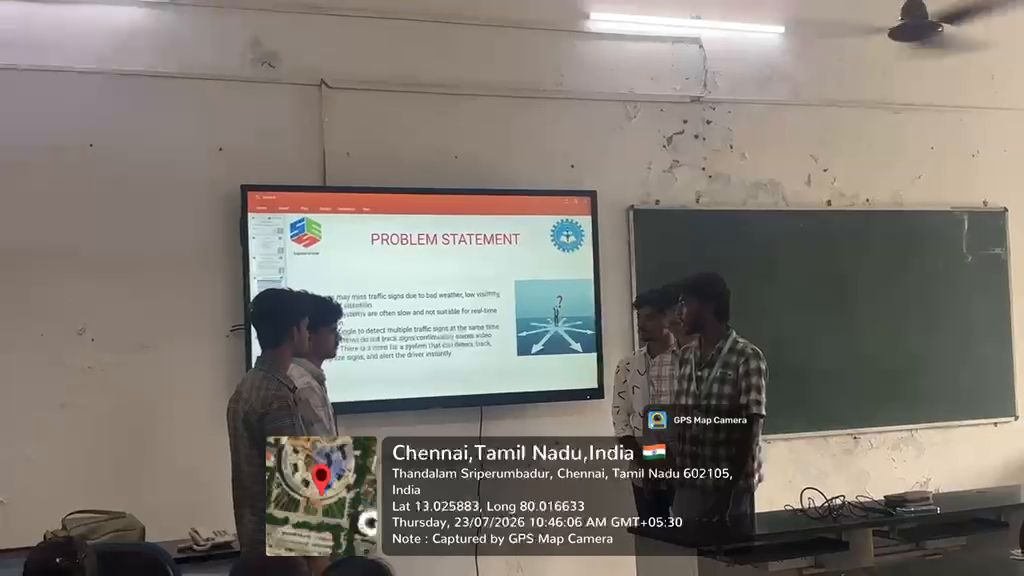
#> input picture frame 62 of Capston presentation/Firstreview/team5 rev-1.mp4, 1024 x 576 px, given in place of sai.mp4, which was not available
$ python 'exp-6 capture video.py'
#> lines starting #> are read from the running program, lines starting #| are printed output that depends on the picture
import cv2
cap = cv2.VideoCapture('sai.mp4')
while True:
    ret, frame = cap.read()
#> frame is the input picture: shape (576, 1024, 3); mean B, G, R 115.1, 122.6, 128.7
    if not ret:
        break
    gray = cv2.cvtColor(frame, cv2.COLOR_BGR2GRAY)
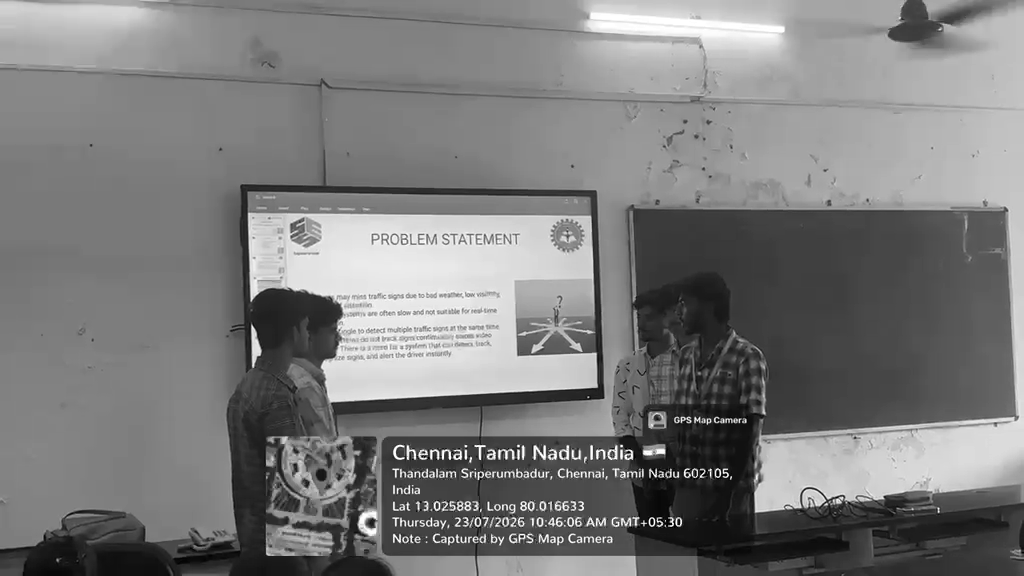
#> gray: shape (576, 1024); min 0, max 255, mean 123.6
    cv2.imshow("Original Video", frame)
    cv2.imshow("Grayscale Video", gray)
    if cv2.waitKey(25) & 0xFF == ord('q'):
#> (key q is pressed here)
        break
cap.release()

cv2.destroyAllWindows()

$ run again, starting later in the video
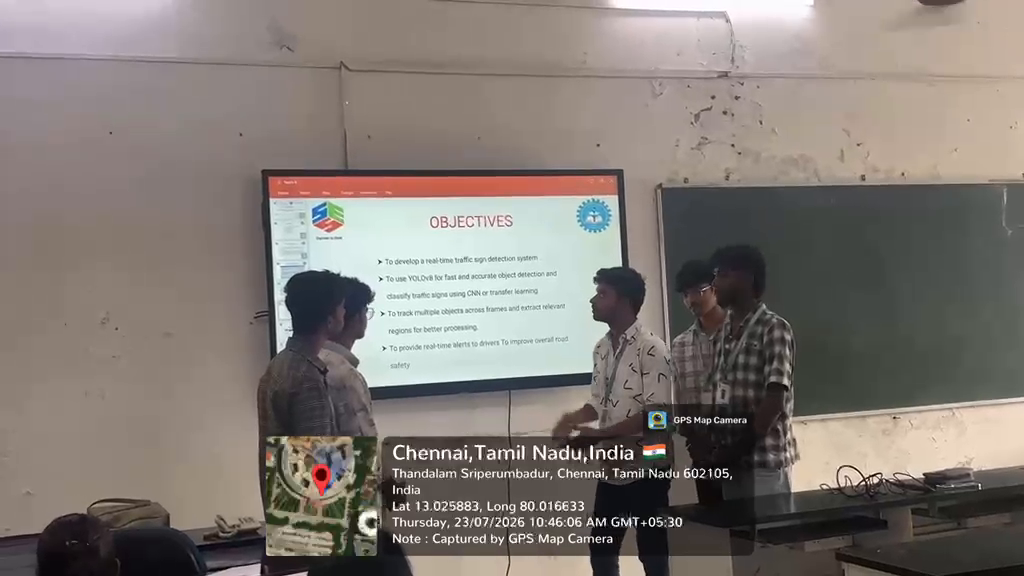
#> input picture frame 280 of Capston presentation/Firstreview/team5 rev-1.mp4, 1024 x 576 px, given in place of sai.mp4, which was not available
#> frame is the input picture: shape (576, 1024, 3); mean B, G, R 116.7, 122.2, 129.6
#> `gray = cv2.cvtColor(frame, cv2.COLOR_BGR2GRAY)`:
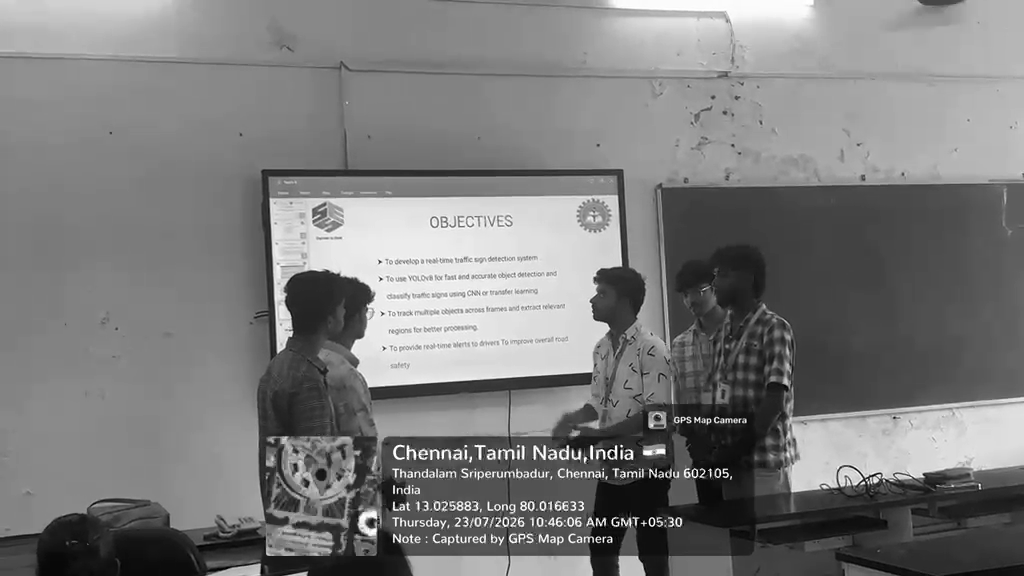
#> gray: shape (576, 1024); min 0, max 255, mean 123.9

$ run again, starting later in the video
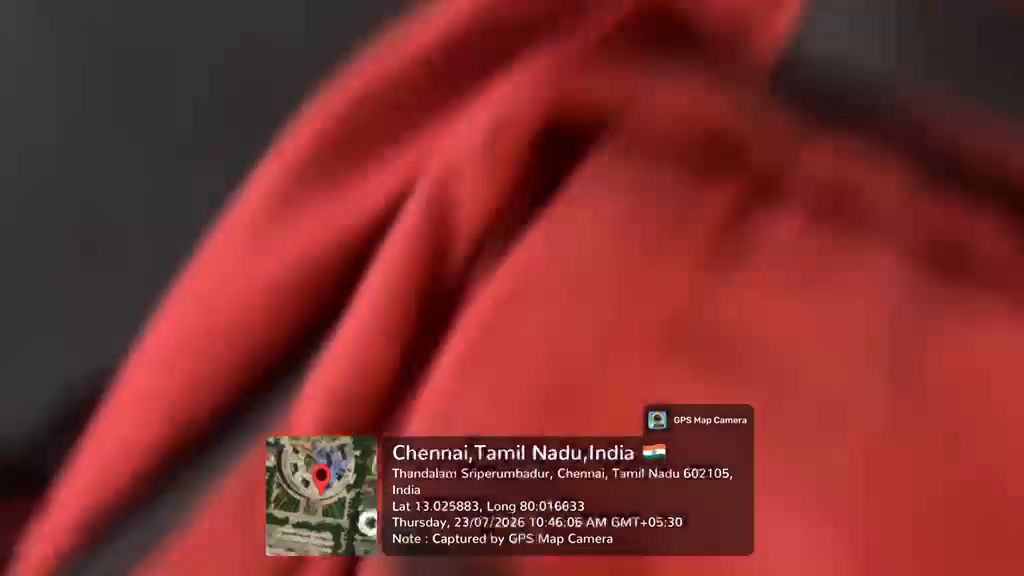
#> input picture frame 499 of Capston presentation/Firstreview/team5 rev-1.mp4, 1024 x 576 px, given in place of sai.mp4, which was not available
#> frame is the input picture: shape (576, 1024, 3); mean B, G, R 46.1, 47.7, 125.5
#> `gray = cv2.cvtColor(frame, cv2.COLOR_BGR2GRAY)`:
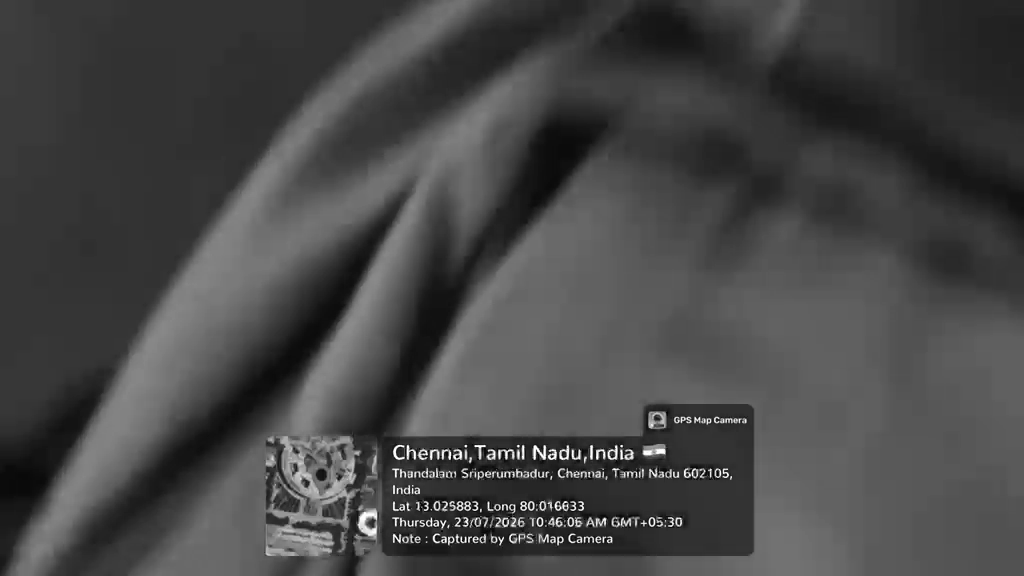
#> gray: shape (576, 1024); min 1, max 255, mean 70.8
